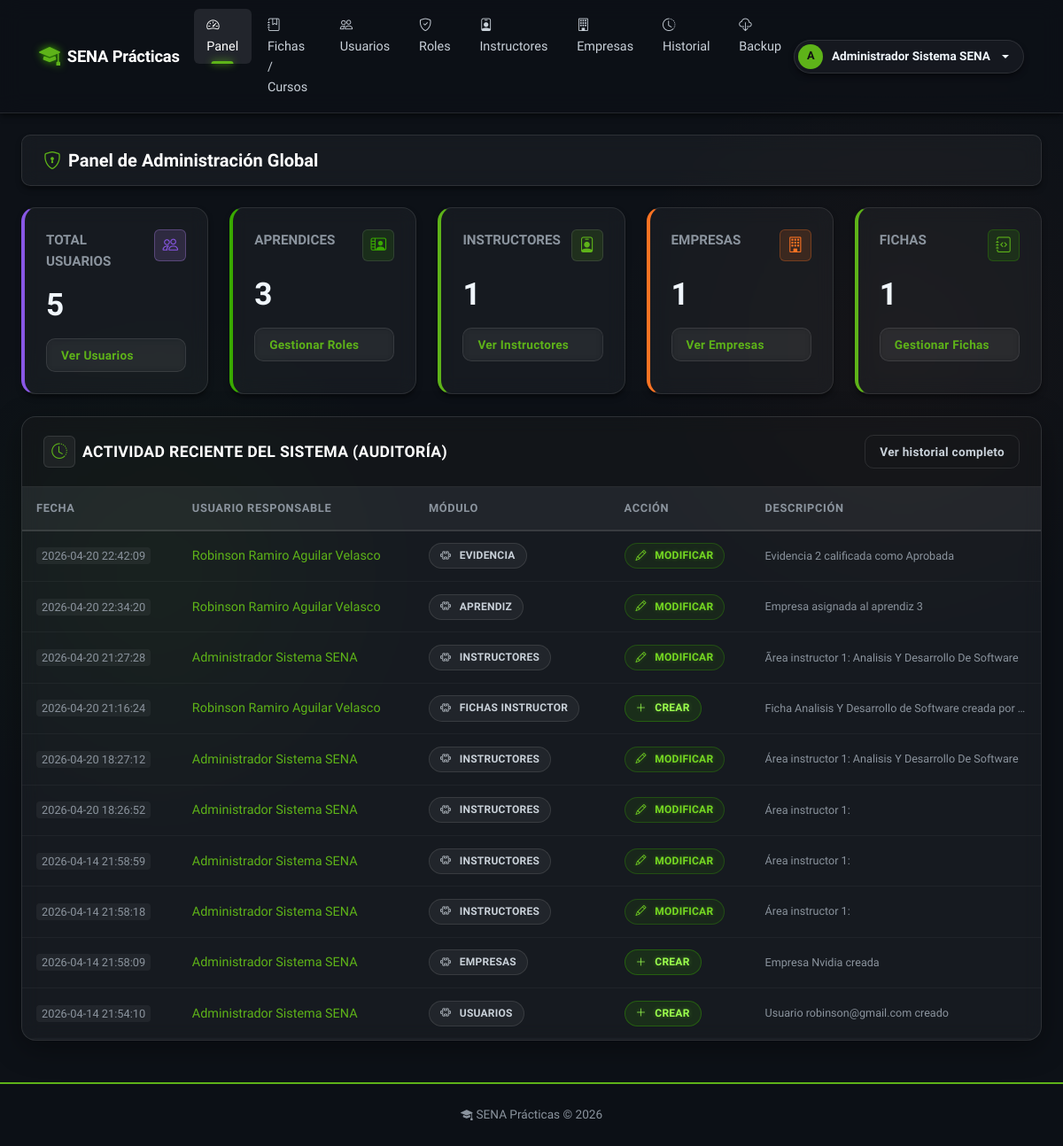
Before: /admin/dashboard (signed in) with the older database file.
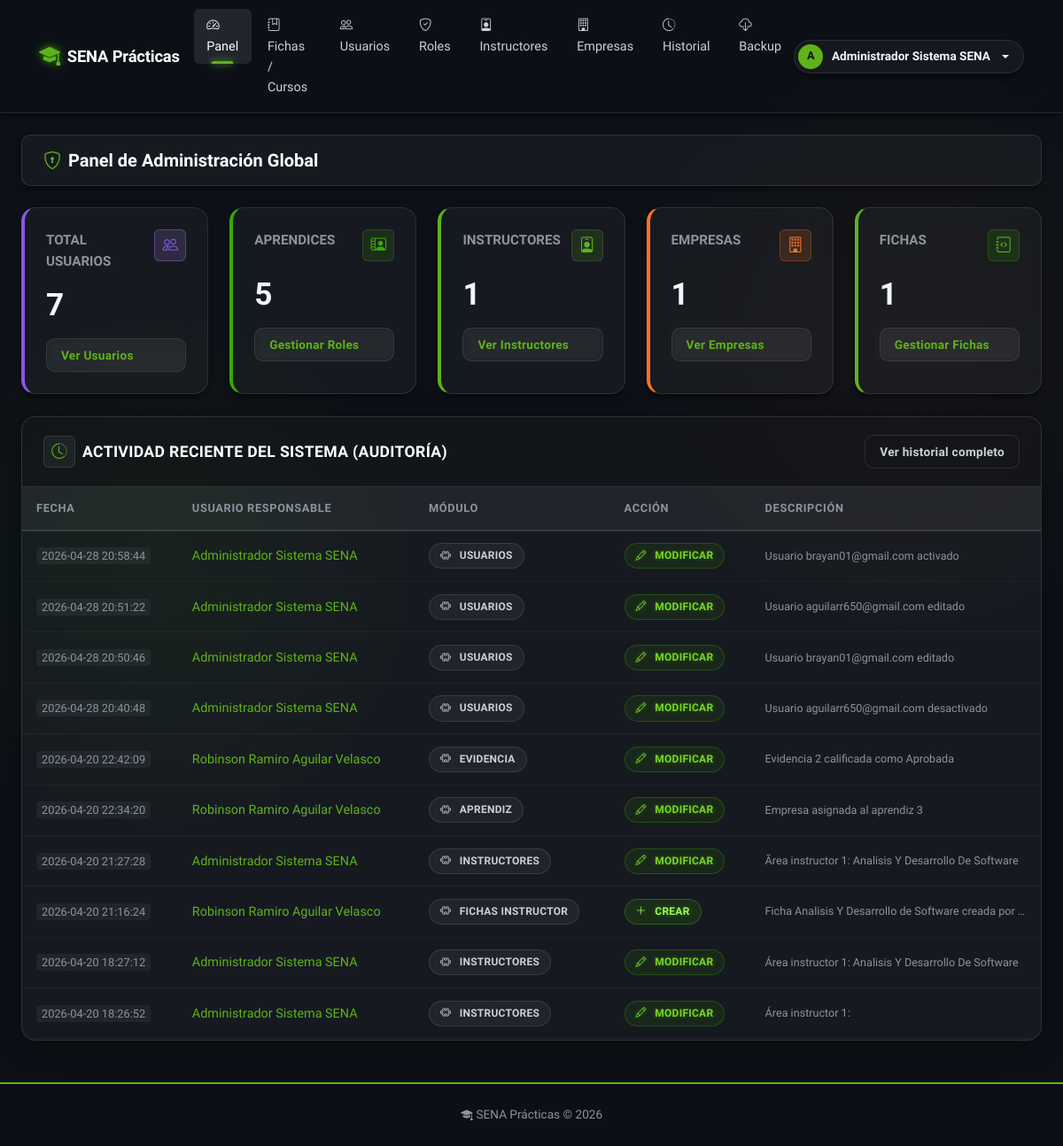
After: the same page with the newer database file.
### app/models/historial_cambios.py (models this page shows)
class HistorialCambios(db.Model):
    __tablename__ = 'historial_cambios'
    id_historial = db.Column(db.Integer, primary_key=True)
    id_usuario   = db.Column(db.Integer, db.ForeignKey('usuario.id_usuario'), nullable=False)
    modulo       = db.Column(db.String(50))
    accion       = db.Column(db.Enum('CREAR', 'MODIFICAR', 'ELIMINAR'))
    descripcion  = db.Column(db.Text)
    fecha        = db.Column(db.DateTime, default=lambda: datetime.now(timezone.utc))
    usuario      = db.relationship('Usuario', back_populates='historial')

### app/models/usuario.py (models this page shows, shortened)
class Usuario(db.Model, UserMixin):
    __tablename__ = 'usuario'
    id_usuario       = db.Column(db.Integer, primary_key=True)
    tipo_documento   = db.Column(db.String(20))
    numero_documento = db.Column(db.String(30))
    nombres          = db.Column(db.String(100), nullable=False)
    apellidos        = db.Column(db.String(100), nullable=False)
    correo           = db.Column(db.String(100), unique=True, nullable=False)
    telefono         = db.Column(db.String(20))
    password_hash    = db.Column(db.String(255), nullable=False)
    estado           = db.Column(db.Boolean, default=True)
    fecha_creacion   = db.Column(db.DateTime, default=lambda: datetime.now(timezone.utc))
    roles            = db.relationship('UsuarioRol', back_populates='usuario')
    instructor       = db.relationship('Instructor', back_populates='usuario', uselist=False)
    aprendiz         = db.relationship('Aprendiz', back_populates='usuario', uselist=False)
    historial        = db.relationship('HistorialCambios', back_populates='usuario')
    notificaciones   = db.relationship('Notificacion', back_populates='usuario')

### app/routes/admin.py (the view)
@bp.route('/dashboard')
@login_required
@role_required('superusuario')
def dashboard():
    total_usuarios    = Usuario.query.count()
    total_fichas      = Curso.query.count()
    total_aprendices  = Aprendiz.query.count()
    total_instructores = Instructor.query.count()
    total_empresas    = Empresa.query.filter_by(activa=True).count()
    cambios_recientes = (HistorialCambios.query
                         .order_by(HistorialCambios.fecha.desc())
                         .limit(10).all())
    return render_template('admin/dashboard.html',
                           total_usuarios=total_usuarios,
                           total_fichas=total_fichas,
                           total_aprendices=total_aprendices,
                           total_instructores=total_instructores,
                           total_empresas=total_empresas,
                           cambios_recientes=cambios_recientes)

### app/utils.py (called while the page is built)
def role_required(*roles):
    def decorator(f):
        @wraps(f)
        def decorated(*args, **kwargs):
            if not current_user.is_authenticated:
                flash('Inicia sesión para continuar.', 'warning')
                return redirect(url_for('auth.login'))
            user_roles = {ur.rol.nombre.lower() for ur in current_user.roles}
            required = {r.lower() for r in roles}
            if not user_roles.intersection(required):
                flash('No tienes permiso para acceder a esa sección.', 'danger')
                return abort(403)
            return f(*args, **kwargs)
        return decorated
    return decorator

### app/templates/admin/dashboard.html (shortened to what the changed rows need)
{% extends 'base.html' %}
{% block content %}
<div class="page-toolbar">
  <h2 class="m-0" style="font-size: 1.25rem; font-weight: 600;"><i class="bi bi-shield-lock text-primary me-2"></i>Panel de Administración Global</h2>
</div>
<div class="row row-cols-1 row-cols-md-3 row-cols-lg-5 g-4 mb-4">
  <div class="col">
    <div class="lib-card h-100" style="border-left: 4px solid var(--accent-purple);">
      <div class="lib-card-body">
        <div class="d-flex justify-content-between align-items-start mb-3">
          <div class="lib-card-title text-muted text-uppercase mb-0">Total Usuarios</div>
          <div class="shell-header-icon" style="color: var(--accent-purple); background: rgba(188,140,255,0.15); border-color: rgba(188,140,255,0.3);"><i class="bi bi-people"></i></div>
        </div>
        <h3 style="font-size: 2.2rem; font-weight: 700; margin: 0; color: var(--text-primary);">{{ total_usuarios }}</h3>
        <a href="{{ url_for('admin.usuarios') }}" class="btn btn-ghost btn-sm mt-3 w-100">Ver Usuarios</a>
      </div>
    </div>
  </div>
  <div class="col">
    <div class="lib-card h-100" style="border-left: 4px solid var(--accent-cyan);">
      <div class="lib-card-body">
        <div class="d-flex justify-content-between align-items-start mb-3">
          <div class="lib-card-title text-muted text-uppercase mb-0">Aprendices</div>
          <div class="shell-header-icon" style="color: var(--accent-cyan); background: var(--accent-cyan-glow);"><i class="bi bi-person-video2"></i></div>
        </div>
        <h3 style="font-size: 2.2rem; font-weight: 700; margin: 0; color: var(--text-primary);">{{ total_aprendices }}</h3>
        <a href="{{ url_for('admin.roles') }}" class="btn btn-ghost btn-sm mt-3 w-100">Gestionar Roles</a>
      </div>
    </div>
  </div>
</div>
<div class="biblioteca-shell">
  <div class="biblioteca-shell-body p-0">
    <div class="table-responsive">
      <table class="biblioteca-table mb-0">
        <thead>
          <tr>
            <th>Fecha</th>
            <th>Usuario Responsable</th>
            <th>Módulo</th>
            <th>Acción</th>
            <th>Descripción</th>
          </tr>
        </thead>
        <tbody>
          {% for r in cambios_recientes %}
           <tr>
             <td><span class="ts-label">{{ r.fecha.strftime('%Y-%m-%d %H:%M:%S') if r.fecha else '--' }}</span></td>
             <td class="text-primary fw-medium">{{ r.usuario.nombres }} {{ r.usuario.apellidos }}</td>
             <td><span class="badge-lib badge-gray"><i class="bi bi-puzzle me-1"></i> {{ r.modulo }}</span></td>
             <td>
               {% if r.accion == 'CREAR' %}<span class="badge-lib badge-green"><i class="bi bi-plus-lg me-1"></i> CREAR</span>
               {% elif r.accion == 'MODIFICAR' %}<span class="badge-lib badge-cyan"><i class="bi bi-pencil me-1"></i> MODIFICAR</span>
               {% elif r.accion == 'ELIMINAR' %}<span class="badge-lib badge-red"><i class="bi bi-trash me-1"></i> ELIMINAR</span>
               {% else %}{{ r.accion }}{% endif %}
             </td>
             <td class="text-muted small text-truncate" style="max-width: 300px;" title="{{ r.descripcion }}">{{ r.descripcion }}</td>
           </tr>
          {% else %}
           <tr><td colspan="5" class="text-center py-4 text-muted fst-italic">No se registran eventos recientes.</td></tr>
          {% endfor %}
        </tbody>
      </table>
    </div>
  </div>
</div>
{% endblock %}

Changed rows visible on the page:
no longer on this page (row unchanged): HistorialCambios: fecha "2026-04-14 21:58:59", usuario.nombres "Administrador", usuario.apellidos "Sistema SENA", modulo "INSTRUCTORES", accion "MODIFICAR" (drawn), descripcion "Área instructor 1:"
no longer on this page (row unchanged): HistorialCambios: fecha "2026-04-14 21:58:18", usuario.nombres "Administrador", usuario.apellidos "Sistema SENA", modulo "INSTRUCTORES", accion "MODIFICAR" (drawn), descripcion "Área instructor 1:"
no longer on this page (row unchanged): HistorialCambios: fecha "2026-04-14 21:58:09", usuario.nombres "Administrador", usuario.apellidos "Sistema SENA", modulo "EMPRESAS", accion "CREAR" (drawn), descripcion "Empresa Nvidia creada"
no longer on this page (row unchanged): HistorialCambios: fecha "2026-04-14 21:54:10", usuario.nombres "Administrador", usuario.apellidos "Sistema SENA", modulo "USUARIOS", accion "CREAR" (drawn), descripcion "Usuario robinson@gmail.com creado"
added HistorialCambios: fecha "2026-04-28 20:58:44", usuario.nombres "Administrador", usuario.apellidos "Sistema SENA", modulo "USUARIOS", accion "MODIFICAR" (drawn), descripcion "Usuario brayan01@gmail.com activado"
added HistorialCambios: fecha "2026-04-28 20:51:22", usuario.nombres "Administrador", usuario.apellidos "Sistema SENA", modulo "USUARIOS", accion "MODIFICAR" (drawn), descripcion "Usuario aguilarr650@gmail.com editado"
added HistorialCambios: fecha "2026-04-28 20:50:46", usuario.nombres "Administrador", usuario.apellidos "Sistema SENA", modulo "USUARIOS", accion "MODIFICAR" (drawn), descripcion "Usuario brayan01@gmail.com editado"
added HistorialCambios: fecha "2026-04-28 20:40:48", usuario.nombres "Administrador", usuario.apellidos "Sistema SENA", modulo "USUARIOS", accion "MODIFICAR" (drawn), descripcion "Usuario aguilarr650@gmail.com desactivado"
Other visible differences:
{{ total_usuarios }}: "5" → "7"
{{ total_aprendices }}: "3" → "5"
